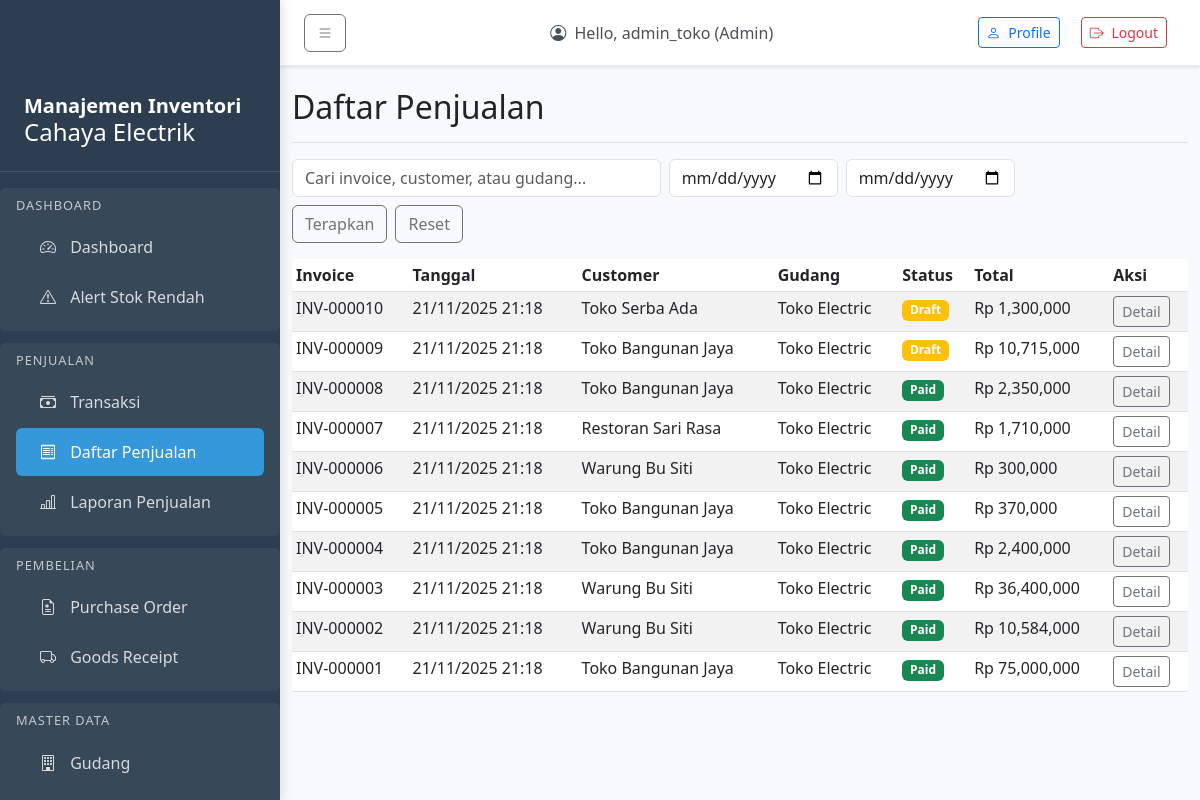
The page /sales/ (signed in) on the database as committed earlier.
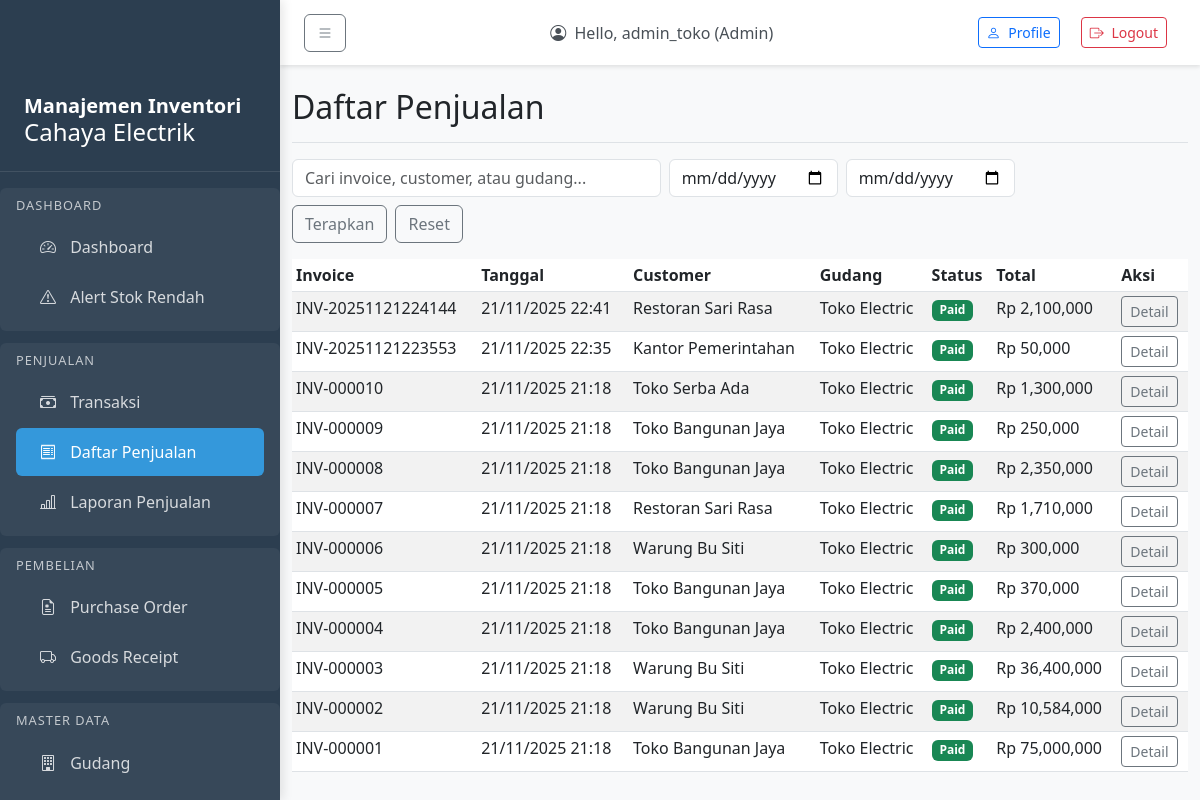
The same page on the database as committed later.
### sales/models.py (models this page shows, shortened)
class Sale(models.Model):
    STATUS_CHOICES = [
        ('DRAFT', 'Draft'),
        ('PAID', 'Paid'),
        ('CANCELLED', 'Cancelled'),
    ]
    invoice_number = models.CharField(max_length=40, unique=True)
    customer = models.ForeignKey(Customer, on_delete=models.CASCADE, null=True, blank=True)
    warehouse = models.ForeignKey(Warehouse, on_delete=models.CASCADE)
    user = models.ForeignKey(User, on_delete=models.SET_NULL, null=True, blank=True, related_name='sales')
    status = models.CharField(max_length=20, choices=STATUS_CHOICES, default='DRAFT')
    total_amount = models.DecimalField(max_digits=14, decimal_places=2, default=0)
    sold_at = models.DateTimeField(auto_now_add=True)
    class Meta:
        db_table = 'sale'
        indexes = [
            models.Index(fields=['sold_at', 'status']),
        ]

### master/models.py (models this page shows, shortened)
class Customer(models.Model):
    name = models.CharField(max_length=150)
    phone = models.CharField(max_length=30, blank=True)
    email = models.CharField(max_length=100, blank=True)
    address = models.CharField(max_length=255, blank=True)
    is_active = models.BooleanField(default=True)
    created_at = models.DateTimeField(auto_now_add=True)
    class Meta:
        db_table = 'customer'

### inventory/models.py (models this page shows, shortened)
class Warehouse(models.Model):
    code = models.CharField(max_length=20, unique=True)
    name = models.CharField(max_length=100)
    address = models.CharField(max_length=255, blank=True)
    created_at = models.DateTimeField(auto_now_add=True)
    class Meta:
        db_table = 'warehouse'

### sales/views.py (the view)
# urls.py: path('', views.sale_list, name='sale_list'),
@login_required
def sale_list(request):
    if request.user.role not in ['cashier', 'manager', 'admin']:
        raise PermissionDenied("Anda tidak memiliki akses ke fitur ini.")
    query = request.GET.get('q', '').strip()
    start_date_param = request.GET.get('start_date')
    end_date_param = request.GET.get('end_date')
    sales = (Sale.objects
             .select_related('customer', 'warehouse')
             .order_by('-sold_at'))
    if query:
        sales = sales.filter(
            Q(invoice_number__icontains=query) |
            Q(customer__name__icontains=query) |
            Q(warehouse__name__icontains=query)
        )
    if start_date_param:
        try:
            start_date = datetime.strptime(start_date_param, "%Y-%m-%d").date()
            sales = sales.filter(sold_at__date__gte=start_date)
        except ValueError:
            start_date_param = ''
    if end_date_param:
        try:
            end_date = datetime.strptime(end_date_param, "%Y-%m-%d").date()
            sales = sales.filter(sold_at__date__lte=end_date)
        except ValueError:
            end_date_param = ''
    context = {
        'sales': sales,
        'q': query,
        'start_date': start_date_param or '',
        'end_date': end_date_param or '',
    }
    return render(request, 'sales/sale_list.html', context)

### templates/sales/sale_list.html (shortened to what this page needs)
{% extends 'base.html' %}
{% block content %}
<div class="d-flex justify-content-between flex-wrap flex-md-nowrap align-items-center pt-3 pb-2 mb-3 border-bottom">
    <h1 class="h2">Daftar Penjualan</h1>
</div>
<form class="row g-2 mb-3 align-items-center" method="get" action="">
    <div class="col-12 col-md-5">
        <div class="input-group">
            <input type="search" id="q" name="q" class="form-control" placeholder="Cari invoice, customer, atau gudang..." value="{{ q|default:'' }}">
        </div>
    </div>
    <div class="col-auto">
        <input type="date" id="start_date" name="start_date" class="form-control" value="{{ start_date|default:'' }}">
    </div>
    <div class="col-auto">
        <input type="date" id="end_date" name="end_date" class="form-control" value="{{ end_date|default:'' }}">
    </div>
    <div class="col-auto">
        <button type="submit" class="btn btn-outline-secondary">Terapkan</button>
        <a href="?" class="btn btn-outline-secondary ms-1">Reset</a>
    </div>
</form>
<div class="table-responsive">
    <table class="table table-striped table-sm">
        <thead>
            <tr>
                <th>Invoice</th>
                <th>Tanggal</th>
                <th>Customer</th>
                <th>Gudang</th>
                <th>Status</th>
                <th>Total</th>
                <th>Aksi</th>
            </tr>
        </thead>
        <tbody>
            {% load humanize %}
            {% for sale in sales %}
            <tr>
                <td>{{ sale.invoice_number }}</td>
                <td>{{ sale.sold_at|date:"d/m/Y H:i" }}</td>
                <td>{{ sale.customer.name|default:"-" }}</td>
                <td>{{ sale.warehouse.name }}</td>
                <td>
                    {% if sale.status == 'DRAFT' %}
                        <span class="badge bg-warning">{{ sale.get_status_display }}</span>
                    {% elif sale.status == 'PAID' %}
                        <span class="badge bg-success">{{ sale.get_status_display }}</span>
                    {% elif sale.status == 'CANCELLED' %}
                        <span class="badge bg-danger">{{ sale.get_status_display }}</span>
                    {% endif %}
                </td>
                <td>Rp {{ sale.total_amount|floatformat:0|intcomma }}</td>
                <td>
                    <a href="{% url 'sales:sale_detail' sale.pk %}" class="btn btn-sm btn-outline-secondary">Detail</a>
                </td>
            </tr>
            {% empty %}
            <tr>
                <td colspan="7">Tidak ada penjualan</td>
            </tr>
            {% endfor %}
        </tbody>
    </table>
</div>
{% endblock %}

Rows that differ between the two databases and show on the page:
added Sale: invoice_number "INV-20251121224144", sold_at "21/11/2025 22:41", customer.name "Restoran Sari Rasa", warehouse.name "Toko Electric", status "Paid", total_amount "2,100,000"
added Sale: invoice_number "INV-20251121223553", sold_at "21/11/2025 22:35", customer.name "Kantor Pemerintahan", warehouse.name "Toko Electric", status "Paid", total_amount "50,000"
changed Sale "INV-000010": status "Draft" → "Paid"
changed Sale "INV-000009": total_amount "10,715,000" → "250,000"; status "Draft" → "Paid"
